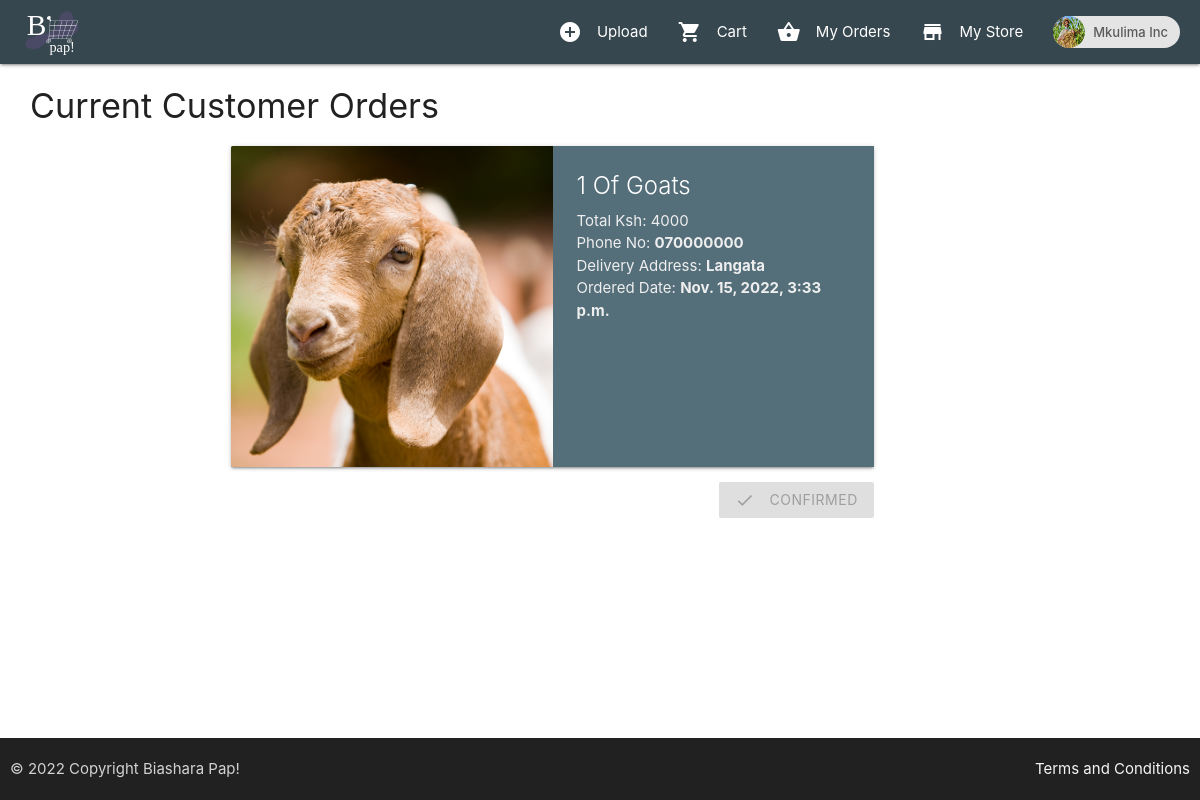
Screenshot of /customer-orders (signed in) with the database file from the repository.
### core/models.py (models this page shows, shortened)
class Profile(models.Model):
    user = models.ForeignKey(User, on_delete=models.CASCADE)
    id_user = models.IntegerField()
    info = models.TextField(blank=True)
    profile_img = models.ImageField(upload_to='profile_images', default='blank-profile-picture.png')
    location = models.CharField(max_length=100)
    is_business = models.BooleanField(default=False)
    def __str__(self):
        return self.user.username

class OrderItem(models.Model):
    user = models.ForeignKey(User, on_delete=models.CASCADE)
    ordered = models.BooleanField(default=False)
    confirmed = models.BooleanField(default=False)
    item = models.ForeignKey(Post, on_delete=models.CASCADE)
    quantity = models.IntegerField(default=1)
    ordered_date = models.DateTimeField(default=datetime.now)
    store = models.CharField(max_length=100,default="")
    contact = models.CharField(max_length=100, default="")
    address = models.CharField(max_length=100, default="")
    def __str__(self):
        return f"{self.quantity} of {self.item.title}"

class Post(models.Model):
    id = models.UUIDField(primary_key=True, default=uuid.uuid4)
    user = models.CharField(max_length=100)
    image = models.ImageField(upload_to='post_images')
    description = models.TextField()
    title = models.TextField()
    category = models.TextField()
    price = models.IntegerField()
    created_at = models.DateTimeField(default=datetime.now)

### core/views.py (the view)
# urls.py: path('customer-orders', views.customer_orders, name='customer-orders'),
@login_required(login_url='signin')
def customer_orders(request):
    user_profile = Profile.objects.get(user=request.user)
    try:
        user = str(request.user)
        orders = OrderItem.objects.filter(store = user, ordered = True)
        if len(orders) == 0:
            messages.info(request, "You have no customer orders")
        return render(request, 'customer_orders.html', {'orders': orders, 'user_profile': user_profile})
    except ObjectDoesNotExist:
        messages.error(request, "Something went wrong")
        return redirect("index")

### templates/customer_orders.html
{% extends 'index.html' %}
{% block content %}
<h4>Current Customer Orders</h4>
<div class="row">
    <div class="col m2"></div>
    <div class="col s12 m7">
        {% for order in orders %}
        <div class="card horizontal blue-grey darken-1">
            <div class="card-image">
                <img src="{{order.item.image.url}}">
            </div>
            <div class="card-stacked blue-grey darken-1">
                <div class="card-content">
                    <p class="card-title white-text">{{order}}</p>
                    <p class="grey-text text-lighten-3">Total Ksh: {% widthratio order.item.price 1 order.quantity %}</p>
                    <p class="paragraph-length2 grey-text text-lighten-3">Phone No: <b>{{order.contact}}</b></p>
                    <p class="paragraph-length2 grey-text text-lighten-3">Delivery Address: <b>{{order.address}}</b></p>
                    <p class="paragraph-length2 grey-text text-lighten-3">Ordered Date: <b>{{order.ordered_date}}</b></p>
                </div>
            </div>
        </div>
        {% if order.confirmed == False %}
        <a href="{{ order.get_confirm_order }}" class="right btn wave-btn blue-grey darken-1 yellow-text text-darken-2">Confirm Order</a>
        {% else %}
        <button class="disabled right btn wave-btn "><i class="material-icons left">check</i>Confirmed</button>
        {% endif %}
        {% endfor %}
    </div>
</div>
{% endblock %}

### templates/index.html (shortened to what this page needs)
{% load static %}
<!DOCTYPE html>
<html lang="en">
<head>
    <link rel="stylesheet" href="https://cdnjs.cloudflare.com/ajax/libs/materialize/1.0.0/css/materialize.min.css">
    <link href="{% static 'css/style.css' %}" rel="stylesheet">
    <link rel="stylesheet" href="https://unpkg.com/aos@next/dist/aos.css" />
    <link rel="stylesheet" href="https://unpkg.com/flickity@2/dist/flickity.min.css">
</head>
<body id="profile-container">
    <div
        data-aos="fade-down"
        data-aos-anchor-placement="top-bottom"
        class="navbar-fixed">
        <nav>
            <div id="nav-wrapper" class="nav-wrapper blue-grey darken-3">
                <a href="/" class="brand-logo left" style="margin-left: 20px;">
                    <span><img width="65px" src="{% static 'assets/bpap.svg' %}" ></span>
                </a>
                <ul class="right hide-on-med-and-down">
                    {% if admin != True %}
                        <li><a href="/upload"><i class="material-icons left">add_circle</i>Upload</a></li>
                        <li><a href="/order-summary"><i class="material-icons left">shopping_cart</i>Cart</a></li>
                        {% if request.user.is_authenticated %}
                            <li><a href="/my-orders">
                                <i class="material-icons left">shopping_basket</i>
                                My Orders
                            </a></li>
                            {% if user_profile.is_business %}
                                <li><a href="/customer-orders">
                                    <i class="material-icons left">store</i>
                                    My Store
                                </a></li>
                            {% endif %}
                            <li><a href="/profile/{{user_profile.user}}">
                                <div class="chip">
                                    <img src="{{user_profile.profile_img.url}}">
                                    {{user_profile}}
                                </div>
                                </a>
                            </li>
                            {% else %}
                                <li><a href="/login">Login</a></li>
                        {% endif %}
                    {% endif %}
                </ul>
                </div>
            </nav>
        </div>
        <div class="container custom-width">
            {% block content %}
            {% endblock %}
        </div>
        <footer class="page-footer transparent">
            <div class="footer-copyright grey darken-4">
              <div class="container footer-container">
              © 2022 Copyright Biashara Pap!
              <a class="grey-text text-lighten-4 right" href="#!">Terms and Conditions</a>
              </div>
            </div>
        </footer>
    </body>
    </html>

### static/css/style.css (style rules this page uses)
body { display: flex; min-height: 100vh; flex-direction: column; }
.container { flex: 1 0 auto; }
.page-footer { background-color: rgba(0, 0, 0, 0.822); }
.footer-copyright { background-color: #000; padding: 0px 10px; }
.custom-width { width: 95%; }
.paragraph-length2 { overflow: hidden; text-overflow: ellipsis; display: -webkit-box; -webkit-line-clamp: 2; -webkit-box-orient: vertical; }
.card-title { text-transform: capitalize; }
.footer-container { padding: 10px; }
* { box-sizing: border-box; }

### rows the page displays
Profile: profile_img (picture), user.username "Mkulima Inc"
OrderItem: item.image (picture), quantity+item "1 Of Goats", item+quantity "4000", contact "070000000", address "Langata", ordered_date "Nov. 15, 2022, 3:33 p.m.", confirmed True (drawn)
